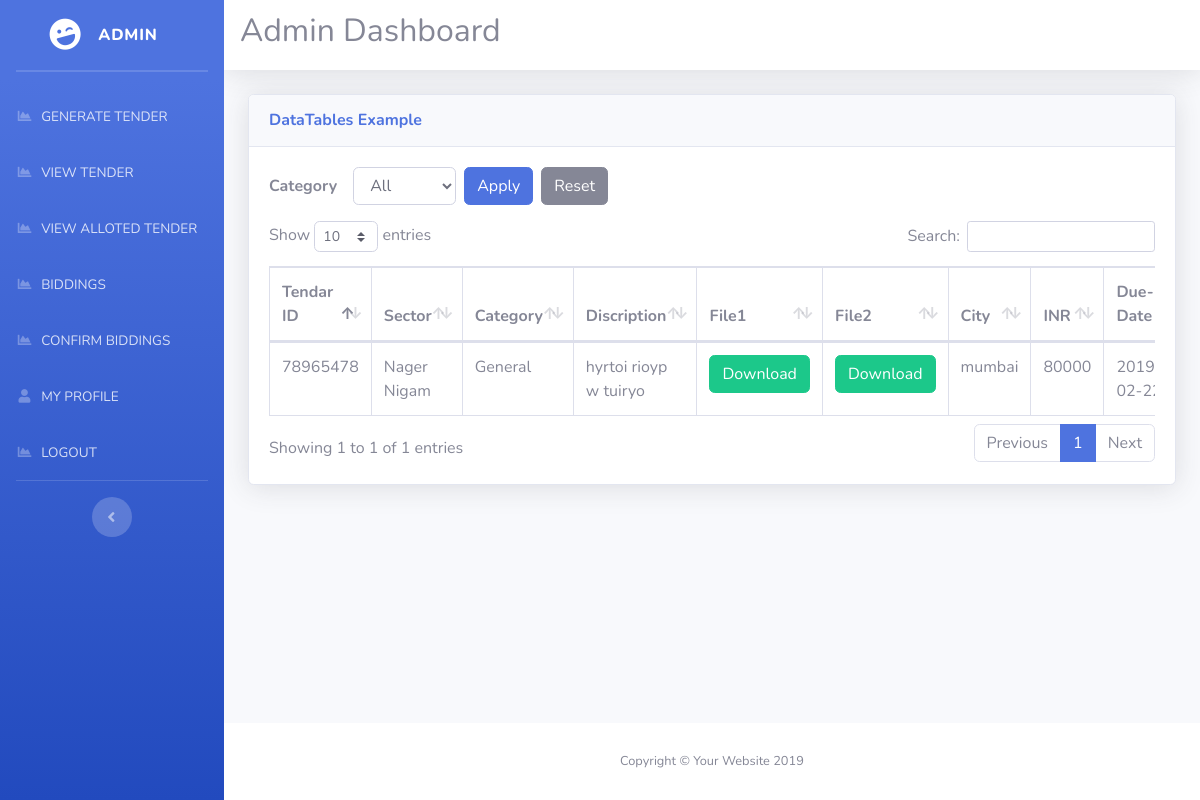
Page /admin/tables.php (signed in) on the earlier database version.
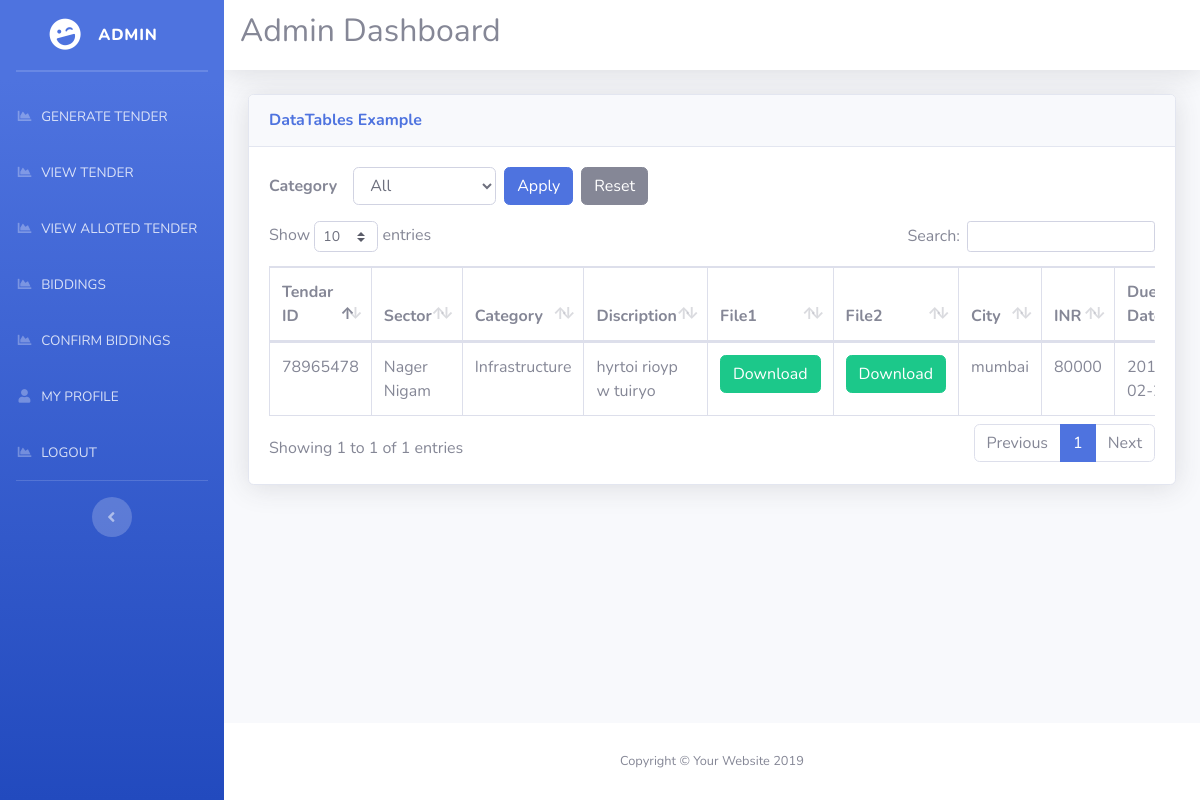
Same page on the later database version.
### tables this page shows
CREATE TABLE `tender` (
  `id` int(3) NOT NULL,
  `TID` int(30) NOT NULL,
  `sector_name` varchar(50) NOT NULL,
  `category` varchar(60) NOT NULL DEFAULT 'General',
  `discription` varchar(50) NOT NULL,
  `fileone` varchar(150) NOT NULL,
  `filetwo` varchar(150) NOT NULL,
  `city` varchar(60) NOT NULL,
  `INR` varchar(50) NOT NULL,
  `due_date` date NOT NULL,
  `time` varchar(34) NOT NULL,
  `allot` bit(1) NOT NULL DEFAULT b'0'
);

### admin/dbconfig.php (called while the page is built, shortened)
<?php
$host = getenv("DB_HOST") ?: "localhost";
$user = getenv("DB_USER") ?: "root";
$pass = getenv("DB_PASSWORD") !== false ? getenv("DB_PASSWORD") : "";
$dbname = getenv("DB_NAME") ?: "test";
$conn = new mysqli($host, $user, $pass, $dbname);
function select($query)
{
    global $conn;
    $result = $conn->query($query);
    return $result;
}

### admin/tables.php (the view, shortened to what this page needs)
<?php
include"dbconfig.php";
$selectedCategory = isset($_GET['category']) ? trim($_GET['category']) : '';
$filterSql = "";
$query="SELECT *, COALESCE(NULLIF(category,''),'General') AS normalized_category FROM tender where allot='0'".$filterSql;
$result=select($query);
$categoryResult = select("SELECT DISTINCT COALESCE(NULLIF(category,''),'General') AS category_name FROM tender WHERE allot='0' ORDER BY category_name ASC");
?>
<!DOCTYPE html>
<html lang="en">
<head>
  <link href="vendor/fontawesome-free/css/all.min.css" rel="stylesheet" type="text/css">
  <link href="css/sb-admin-2.min.css" rel="stylesheet">
  <link href="vendor/datatables/dataTables.bootstrap4.min.css" rel="stylesheet">
</head>
<body id="page-top">
  <div id="wrapper">
   <?php include"sidebar.php";?>
    <div id="content-wrapper" class="d-flex flex-column">
      <div id="content">
        <nav class="navbar navbar-expand navbar-light bg-white topbar mb-4 static-top shadow">
            <h2> Admin Dashboard</h2>
        </nav>
        <div class="container-fluid">
          <div class="card shadow mb-4">
            <div class="card-header py-3">
              <h6 class="m-0 font-weight-bold text-primary">DataTables Example</h6>
            </div>
            <div class="card-body">
              <form method="get" class="form-inline" style="margin-bottom:16px; display:flex; gap:8px; align-items:center;">
                <label for="category" style="font-weight:bold; margin-right:8px;">Category</label>
                <select name="category" id="category" class="form-control" style="max-width:220px;">
                  <option value="All" <?=($selectedCategory === '' || $selectedCategory === 'All') ? 'selected' : ''?>>All</option>
                </select>
                <button type="submit" class="btn btn-primary">Apply</button>
                <a href="tables.php" class="btn btn-secondary">Reset</a>
              </form>
              <div class="table-responsive">
                <table class="table table-bordered" id="dataTable" width="100%" cellspacing="0">
                  <thead>
                    <tr>
                      <th>Tendar ID</th>
                      <th>Sector</th>
                      <th>Category</th>
                      <th>Discription</th>
                      <th>File1</th>
                      <th>File2</th>
                      <th>City</th>
                      <th>INR</th>
                      <th>Due-Date</th>
                    </tr>
                  </thead>
                  <tbody>
                    <?php
					while($r=mysqli_fetch_array($result))
					{
						extract($r);
					?>
                    <tr>
                      <td><?=$r['TID']?></td>
                      <td><?=$r['sector_name']?></td>
                      <td><?=$r['normalized_category']?></td>
                      <td><?=$r['discription']?></td>
                      <td><a class="btn btn-success" href="<?=$r['fileone']?>">Download</a></td>
                      <td><a class="btn btn-success"  href="<?=$r['filetwo']?>">Download</a></td>
                       <td><?=$city?></td>
                       <td><?=$INR?></td>
                       <td><?=$due_date?></td>
                      </tr>
                    <?php
					}
					?>
                  </tbody>
                </table>
              </div>
            </div>
          </div>
        </div>
      </div>
      <footer class="sticky-footer bg-white">
        <div class="container my-auto">
          <div class="copyright text-center my-auto">
            <span>Copyright &copy; Your Website 2019</span>
          </div>
        </div>
      </footer>
    </div>
  </div>
</body>
</html>

Differences in the rows shown:
changed tender "Nager Nigam": normalized_category "General" → "Infrastructure"
